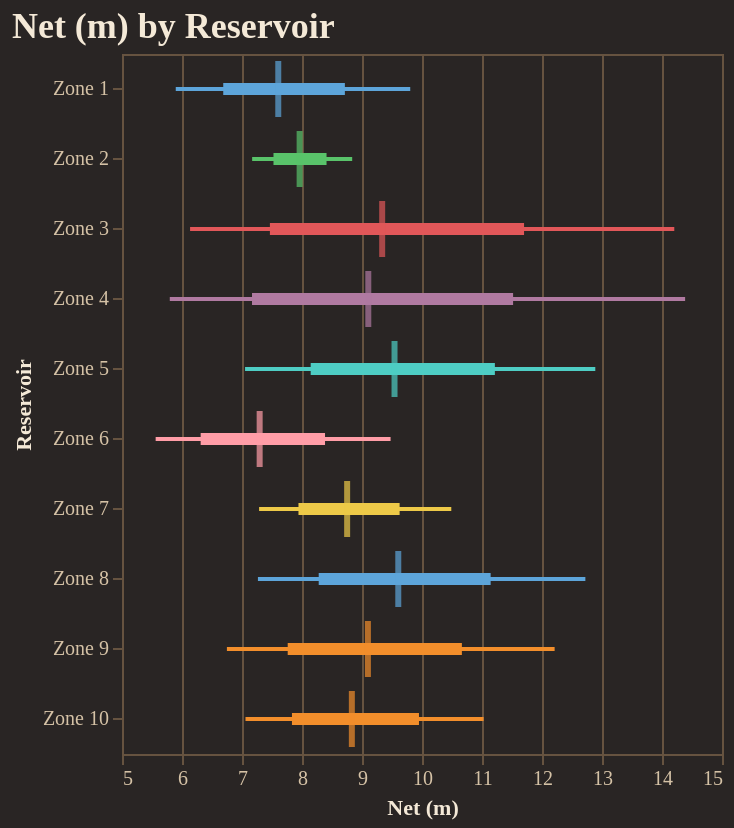

Notebook code cell kept with this figure:
### Code cell
fig = reporter.plotter.forest_plot(
    "Net (m)", 
    backend=PLOTTING_BACKEND
)
fig.show()

### Figure 1 — Vega-Lite specification as saved in the notebook (floating-point values rounded to 4 significant figures)
{"config": {"background": "#292524", "view": {"fill": "#292524", "stroke": "#665340"}, "title": {"color": "#f4e9d7", "font": "Merriweather", "fontSize": 18, "fontWeight": 600, "subtitleColor": "#d5c2a6", "anchor": "start"}, "axis": {"domainColor": "#665340", "gridColor": "#665340", "tickColor": "#665340", "labelColor": "#d5c2a6", "titleColor": "#f4e9d7", "labelFont": "Merriweather", "titleFont": "Merriweather"}, "legend": {"titleColor": "#f4e9d7", "labelColor": "#d5c2a6", "labelFont": "Merriweather", "titleFont": "Merriweather", "orient": "top-right", "symbolType": "circle"}, "header": {"labelColor": "#d5c2a6", "titleColor": "#f4e9d7", "labelFont": "Merriweather", "titleFont": "Merriweather"}, "mark": {"color": "#c78d3b"}, "line": {"color": "#c78d3b"}, "bar": {"color": "#c78d3b"}, "point": {"color": "#ddb06d"}, "area": {"color": "#c78d3b", "opacity": 0.35}, "text": {"color": "#f4e9d7", "font": "Merriweather"}, "range": {"category": ["#5DA5DA", "#F28E2B", "#59C36A", "#E15759", "#B07AA1", "#4ECDC4", "#FF9DA7", "#EDC948"]}}, "layer": [{"mark": {"type": "rule", "strokeWidth": 2}, "encoding": {"color": {"field": "group", "legend": null, "type": "nominal"}, "x": {"field": "p10", "scale": {"zero": false}, "title": "Net (m)", "type": "quantitative"}, "x2": {"field": "p90"}, "y": {"field": "group", "sort": ["Zone 1", "Zone 2", "Zone 3", "Zone 4", "Zone 5", "Zone 6", "Zone 7", "Zone 8", "Zone 9", "Zone 10"], "title": "Reservoir", "type": "nominal"}}}, {"mark": {"type": "rule", "strokeWidth": 6}, "encoding": {"color": {"field": "group", "legend": null, "type": "nominal"}, "x": {"field": "p25", "scale": {"zero": false}, "title": "Net (m)", "type": "quantitative"}, "x2": {"field": "p75"}, "y": {"field": "group", "sort": ["Zone 1", "Zone 2", "Zone 3", "Zone 4", "Zone 5", "Zone 6", "Zone 7", "Zone 8", "Zone 9", "Zone 10"], "title": "Reservoir", "type": "nominal"}}}, {"mark": {"type": "tick", "color": "black", "size": 28, "thickness": 3}, "encoding": {"color": {"field": "group", "legend": null, "type": "nominal"}, "tooltip": [{"field": "group", "title": "Group", "type": "nominal"}, {"field": "p10", "title": "P10", "type": "quantitative"}, {"field": "p25", "title": "P25", "type": "quantitative"}, {"field": "median", "title": "Median", "type": "quantitative"}, {"field": "p75", "title": "P75", "type": "quantitative"}, {"field": "p90", "title": "P90", "type": "quantitative"}], "x": {"field": "median", "scale": {"zero": false}, "title": "Net (m)", "type": "quantitative"}, "y": {"field": "group", "sort": ["Zone 1", "Zone 2", "Zone 3", "Zone 4", "Zone 5", "Zone 6", "Zone 7", "Zone 8", "Zone 9", "Zone 10"], "title": "Reservoir", "type": "nominal"}}}], "data": {"name": "data-3accf3c828b90052af7bc8a07b2591e4"}, "height": 350, "title": "Net (m) by Reservoir", "width": "container", "$schema": "https://vega.github.io/schema/vega-lite/v5.20.1.json", "datasets": {"data-3accf3c828b90052af7bc8a07b2591e4": [{"group": "Zone 1", "p10": 5.896, "p25": 6.687, "median": 7.604, "p75": 8.715, "p90": 9.804}, {"group": "Zone 2", "p10": 7.169, "p25": 7.525, "median": 7.96, "p75": 8.409, "p90": 8.837}, {"group": "Zone 3", "p10": 6.135, "p25": 7.465, "median": 9.336, "p75": 11.7, "p90": 14.2}, {"group": "Zone 4", "p10": 5.796, "p25": 7.167, "median": 9.105, "p75": 11.52, "p90": 14.39}, {"group": "Zone 5", "p10": 7.051, "p25": 8.145, "median": 9.542, "p75": 11.21, "p90": 12.89}, {"group": "Zone 6", "p10": 5.561, "p25": 6.311, "median": 7.294, "p75": 8.384, "p90": 9.476}, {"group": "Zone 7", "p10": 7.285, "p25": 7.941, "median": 8.752, "p75": 9.627, "p90": 10.49}, {"group": "Zone 8", "p10": 7.265, "p25": 8.279, "median": 9.605, "p75": 11.14, "p90": 12.72}, {"group": "Zone 9", "p10": 6.748, "p25": 7.762, "median": 9.099, "p75": 10.66, "p90": 12.21}, {"group": "Zone 10", "p10": 7.058, "p25": 7.833, "median": 8.831, "p75": 9.95, "p90": 11.03}]}}
